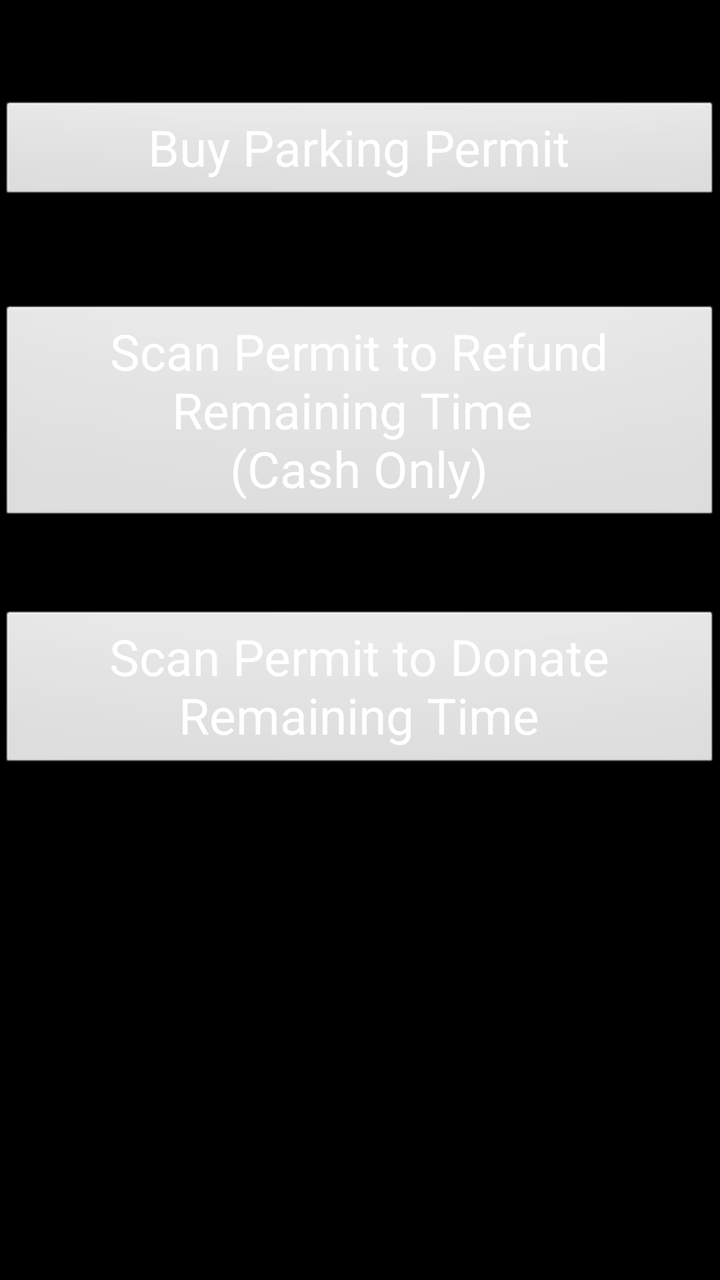
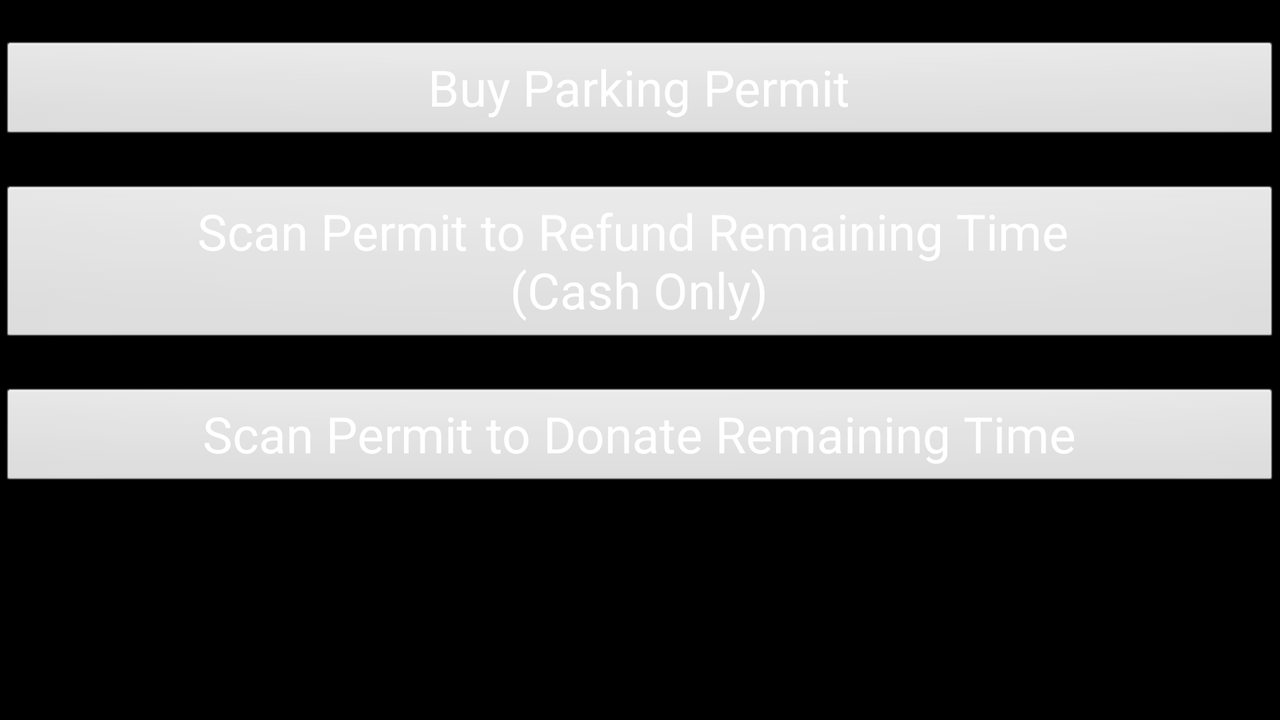

Two renders of one Android screen. The first uses the default layout on a phone; the second uses the alternative layout the repository ships for a different screen configuration, on a matching device. The two XML files are below.
<!-- AndroidManifest.xml: application theme android:Theme.Black -->
<!-- res/layout/activity_main.xml -->
<RelativeLayout xmlns:android="http://schemas.android.com/apk/res/android"
    xmlns:tools="http://schemas.android.com/tools"
    android:layout_width="match_parent"
    android:layout_height="match_parent"
    android:paddingBottom="@dimen/activity_vertical_margin"
    android:paddingLeft="@dimen/activity_horizontal_margin"
    android:paddingRight="@dimen/activity_horizontal_margin"
    android:paddingTop="@dimen/activity_vertical_margin"
    tools:context=".MainActivity" >

    <Button
        android:id="@+id/button_buy"
        style="@style/buttontext"
        android:layout_width="match_parent"
        android:layout_height="wrap_content"
        android:layout_centerHorizontal="true"
        android:layout_marginTop="50dp"
        android:onClick="buyTicket"
        android:text="@string/purchase" />

    <Button
        android:id="@+id/button_refund"
        style="@style/buttontext"
        android:layout_width="match_parent"
        android:layout_height="wrap_content"
        android:layout_alignLeft="@+id/button_buy"
        android:layout_below="@+id/button_buy"
        android:layout_marginTop="50dp"
        android:onClick="refundTicket"
        android:text="@string/refund" />

        <Button
            android:id="@+id/button_donate"
            style="@style/buttontext"
            android:layout_width="match_parent"
            android:layout_height="wrap_content"
            android:layout_alignLeft="@+id/button_refund"
            android:layout_below="@+id/button_refund"
            android:layout_marginTop="42dp"
            android:onClick="donateTicket"
            android:text="@string/donate" />

</RelativeLayout>
<!-- resources referenced by this layout -->
<resources>
  <string name="donate">Scan Permit to Donate Remaining Time</string>
  <string name="purchase">Buy Parking Permit</string>
  <string name="refund">Scan Permit to Refund Remaining Time \n(Cash Only)</string>
  <style name="buttontext" parent="@android:style/TextAppearance">
          <item name="android:textSize">25sp</item>
          <item name="android:textColor">#FFFFFF</item>
      </style>
</resources>
<!-- res/layout-land/activity_main.xml (the repository's variant of the layout above) -->
<!-- drawn on the phone turned sideways -->
<?xml version="1.0" encoding="utf-8"?>

<LinearLayout xmlns:android="http://schemas.android.com/apk/res/android"
    android:layout_width="match_parent"
    android:layout_height="match_parent"
    android:orientation="vertical" >

    <Button
        android:id="@+id/button_buy"
        style="@style/buttontext"
        android:layout_width="match_parent"
        android:layout_height="wrap_content"
        android:layout_marginTop="20dp"
        android:onClick="buyTicket"
        android:text="@string/purchase" />

    <Button
        android:id="@+id/button_refund"
        style="@style/buttontext"
        android:layout_width="match_parent"
        android:layout_height="wrap_content"
        android:layout_marginTop="20dp"
        android:onClick="refundTicket"
        android:text="@string/refund" />

    <Button
        android:id="@+id/button_donate"
        style="@style/buttontext"
        android:layout_width="match_parent"
        android:layout_height="wrap_content"
        android:layout_marginTop="20dp"
        android:onClick="donateTicket"
        android:text="@string/donate" />

</LinearLayout>
